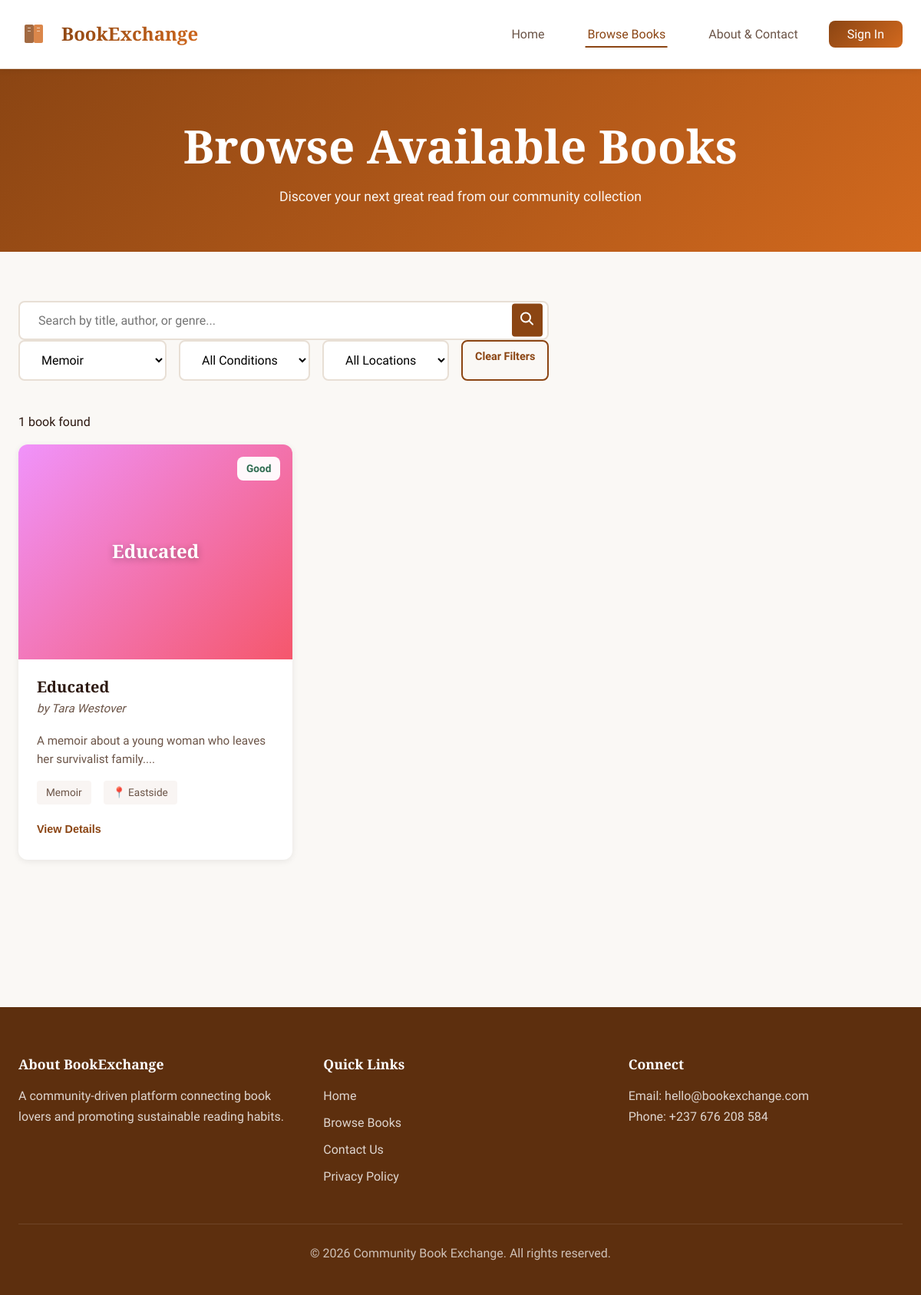
The app's page /listings.php?genre=Memoir with its own data.
### tables this page shows
CREATE TABLE books (
    book_id INT AUTO_INCREMENT PRIMARY KEY,
    user_id INT NOT NULL,
    title VARCHAR(255) NOT NULL,
    author VARCHAR(150) NOT NULL,
    isbn VARCHAR(13),
    genre VARCHAR(50) NOT NULL,
    book_condition ENUM('Excellent', 'Very Good', 'Good', 'Fair') NOT NULL,
    description TEXT,
    exchange_preference VARCHAR(255),
    location VARCHAR(100),
    cover_color VARCHAR(50) DEFAULT '#667eea',
    is_available BOOLEAN DEFAULT TRUE,
    created_at TIMESTAMP DEFAULT CURRENT_TIMESTAMP,
    updated_at TIMESTAMP DEFAULT CURRENT_TIMESTAMP ON UPDATE CURRENT_TIMESTAMP,
    FOREIGN KEY (user_id) REFERENCES users(user_id) ON DELETE CASCADE,
    INDEX idx_genre (genre),
    INDEX idx_condition (book_condition),
    INDEX idx_location (location),
    INDEX idx_available (is_available)
);

### includes/book_functions.php (called while the page is built, shortened)
<?php
function getAllBooks($genre = '', $condition = '', $location = '', $search = '') {
    $conn = getDatabaseConnection();
    $sql = "SELECT b.*, u.full_name as owner_name, u.email as owner_email
            FROM books b
            JOIN users u ON b.user_id = u.user_id
            WHERE b.is_available = TRUE";
    $params = [];
    $types = '';
    if (!empty($genre)) {
        $sql .= " AND b.genre = ?";
        $params[] = $genre;
        $types .= 's';
    }
    $sql .= " ORDER BY b.created_at DESC";
    $stmt = $conn->prepare($sql);
    if (!empty($params)) {
        $stmt->bind_param($types, ...$params);
    }
    $stmt->execute();
    $result = $stmt->get_result();
    $books = [];
    while ($row = $result->fetch_assoc()) {
        $books[] = $row;
    }
    return $books;
}
function getGenres() {
    $conn = getDatabaseConnection();
    $sql = "SELECT DISTINCT genre FROM books WHERE is_available = TRUE ORDER BY genre";
    $result = $conn->query($sql);
    $genres = [];
    while ($row = $result->fetch_assoc()) {
        $genres[] = $row['genre'];
    }
    return $genres;
}
function getConditionBadgeClass($condition) {
    $classes = [
        'Excellent' => 'badge-excellent',
        'Very Good' => 'badge-very-good',
        'Good' => 'badge-good',
        'Fair' => 'badge-fair'
    ];
    return $classes[$condition] ?? 'badge-good';
}
?>

### listings.php (the view, shortened to what this page needs)
<?php
require_once 'includes/book_functions.php';
$genreFilter = isset($_GET['genre']) ? $_GET['genre'] : '';
$conditionFilter = isset($_GET['condition']) ? $_GET['condition'] : '';
$locationFilter = isset($_GET['location']) ? $_GET['location'] : '';
$searchQuery = isset($_GET['search']) ? $_GET['search'] : '';
$books = getAllBooks($genreFilter, $conditionFilter, $locationFilter, $searchQuery);
$availableGenres = getGenres();
include 'includes/header.php';
?>
    <main>
        <section class="page-header">
            <div class="container">
                <h1 class="page-title">Browse Available Books</h1>
                <p class="page-subtitle">Discover your next great read from our community collection</p>
            </div>
        </section>
        <section class="listings-section">
            <div class="container">
                <div class="search-filter-bar">
                    <form method="GET" action="listings.php" class="filter-form">
                        <div class="search-box">
                            <input type="text"
                                   id="searchInput"
                                   name="search"
                                   placeholder="Search by title, author, or genre..."
                                   class="search-input"
                                   value="<?php echo htmlspecialchars($searchQuery); ?>">
                            <button type="submit" class="search-button">
                                <svg width="20" height="20" viewBox="0 0 20 20" fill="none">
                                    <circle cx="8" cy="8" r="6" stroke="currentColor" stroke-width="2"/>
                                    <path d="M12.5 12.5L17 17" stroke="currentColor" stroke-width="2" stroke-linecap="round"/>
                                </svg>
                            </button>
                        </div>
                        <div class="filter-controls">
                            <select id="genreFilter" name="genre" class="filter-select" onchange="this.form.submit()">
                                <?php foreach ($availableGenres as $genre): ?>
                                    <option value="<?php echo htmlspecialchars($genre); ?>"
                                            <?php echo ($genreFilter === $genre) ? 'selected' : ''; ?>>
                                        <?php echo htmlspecialchars($genre); ?>
                                    </option>
                                <?php endforeach; ?>
                            </select>
                            <select id="conditionFilter" name="condition" class="filter-select" onchange="this.form.submit()">
                                <option value="">All Conditions</option>
                            </select>
                            <select id="locationFilter" name="location" class="filter-select" onchange="this.form.submit()">
                                <option value="">All Locations</option>
                            </select>
                            <?php if (!empty($genreFilter) || !empty($conditionFilter) || !empty($locationFilter) || !empty($searchQuery)): ?>
                                <a href="listings.php" class="btn btn-small btn-outline">Clear Filters</a>
                            <?php endif; ?>
                        </div>
                    </form>
                </div>
                <div class="results-count">
                    <p><?php echo count($books); ?> book<?php echo count($books) !== 1 ? 's' : ''; ?> found</p>
                </div>
                <div class="books-grid" id="booksGrid">
                    <?php if (empty($books)): ?>
                        <div class="no-results">
                            <p>No books found matching your search criteria. Try adjusting your filters.</p>
                        </div>
                    <?php else: ?>
                        <?php foreach ($books as $book): ?>
                        <article class="book-card"
                                 data-genre="<?php echo strtolower($book['genre']); ?>"
                                 data-condition="<?php echo strtolower(str_replace(' ', '-', $book['book_condition'])); ?>"
                                 data-location="<?php echo strtolower($book['location']); ?>">
                            <div class="book-image">
                                <div class="book-cover" style="background: <?php echo htmlspecialchars($book['cover_color']); ?>;">
                                    <span class="book-title-overlay"><?php echo htmlspecialchars($book['title']); ?></span>
                                </div>
                                <span class="book-condition <?php echo getConditionBadgeClass($book['book_condition']); ?>">
                                    <?php echo htmlspecialchars($book['book_condition']); ?>
                                </span>
                            </div>
                            <div class="book-info">
                                <h3 class="book-title"><?php echo htmlspecialchars($book['title']); ?></h3>
                                <p class="book-author">by <?php echo htmlspecialchars($book['author']); ?></p>
                                <p class="book-description"><?php echo htmlspecialchars(substr($book['description'], 0, 120)) . '...'; ?></p>
                                <div class="book-meta">
                                    <span class="book-genre"><?php echo htmlspecialchars($book['genre']); ?></span>
                                    <span class="book-location">📍 <?php echo htmlspecialchars($book['location']); ?></span>
                                </div>
                                <button class="btn-toggle-details" data-book-id="<?php echo $book['book_id']; ?>">View Details</button>
                            </div>
                        </article>
                        <?php endforeach; ?>
                    <?php endif; ?>
                </div>
            </div>
        </section>
    </main>
<?php
include 'includes/footer.php';
?>

### records on screen
books: title "Educated", book_condition "Good", author "Tara Westover", description "A memoir about a young woman who leaves her survivalist family.", genre "Memoir", location "Eastside"

### other values on screen
count($books) "1"
form field genre "Memoir"
